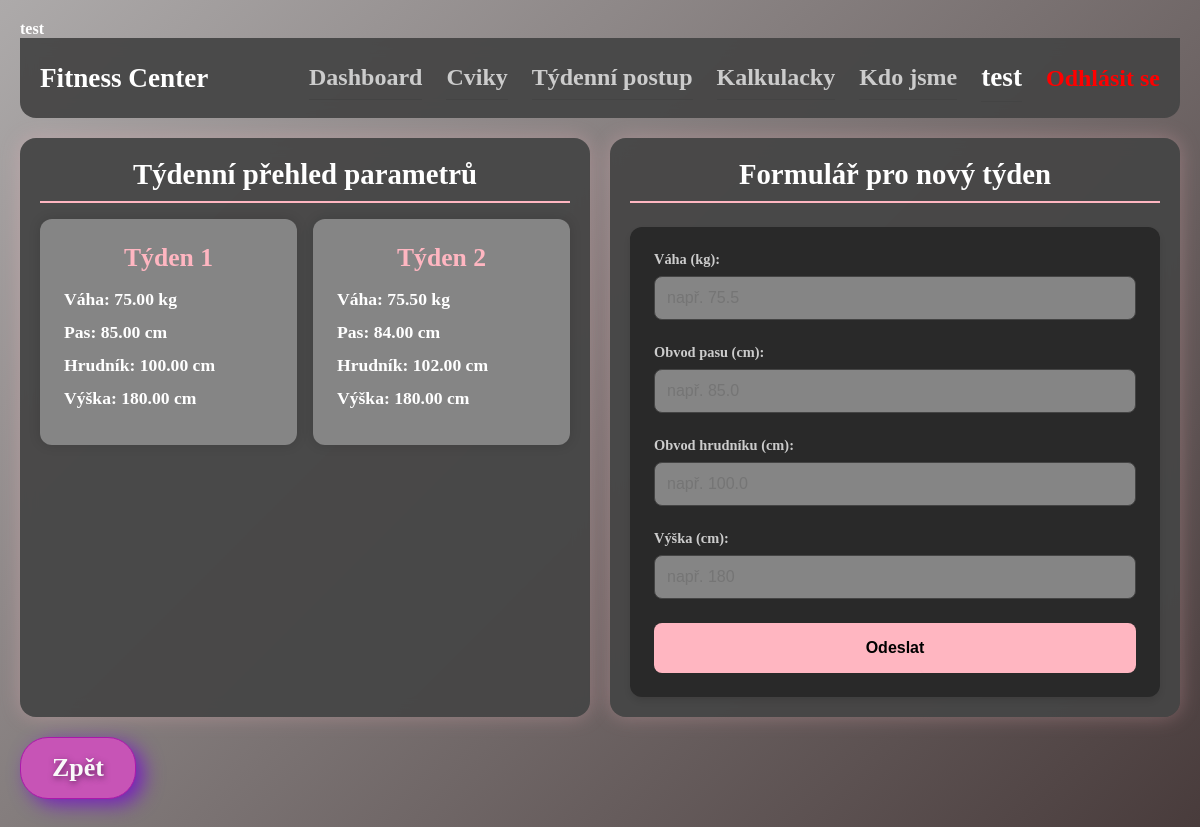
Screenshot of /src/views/prehled_page.php (signed in) with the database file from the repository.
### tables this page shows
CREATE TABLE `PARAMETRY` (
  `id` int(11) NOT NULL AUTO_INCREMENT,
  `cislo_tydne` int(11) DEFAULT NULL,
  `vyska` decimal(10,2) DEFAULT NULL,
  `hmotnost` decimal(10,2) DEFAULT NULL,
  `obvod_pasu` decimal(10,2) DEFAULT NULL,
  `obvod_hrudniku` decimal(10,2) DEFAULT NULL,
  `user_idUser` int(11) NOT NULL,
  PRIMARY KEY (`id`),
  KEY `fk_PARAMETRY_USER1_idx` (`user_idUser`),
  CONSTRAINT `fk_PARAMETRY_USER1` FOREIGN KEY (`user_idUser`) REFERENCES `USER` (`id`) ON DELETE NO ACTION ON UPDATE NO ACTION
);

### src/database/conn.php (called while the page is built, shortened)
<?php
class Database{
        private $conn;
    public function __construct($host, $user, $pass, $dbname){
        try{
            $this->conn = new mysqli($host, $user, $pass, $dbname);
        }catch(Exception $e){
            die("Vyjímka" . $e->getMessage());
        }
    }
    public function query($query, $params = []){
        try{
            $stmt = $this->conn->prepare($query);
        if(!empty($params)){
            $data_types = str_repeat("s", count($params));
            $stmt->bind_param($data_types, ...$params);
        }
        if(!$stmt->execute()){
          throw new Exception("Nepovedlo se spustit příkaz z jiného souboru" . $stmt->error);
        }
            if (stripos(trim($query), 'SELECT') === 0) {
                $result = $stmt->get_result();
                return $result;
            } else {
                $affected = $stmt->affected_rows;
                $stmt->close();
                return $affected > 0;
            }
        }catch(Exception $e){
            echo "Vyjímka" . $e->getMessage();
            return false;
        }
    }
}
?>

### src/database/db_conn.php (called while the page is built)
<?php
require_once "conn.php";
$db = new Database("127.0.0.1:3306", "root", "696365", "georgivrbsky");

### src/views/prehled_page.php (the view, shortened to what this page needs)
<?php
include __DIR__ . '/../../src/database/db_conn.php';
$user_id = $_SESSION["user_id"] ?? null;
$parametry = $db->query("SELECT * FROM PARAMETRY WHERE user_idUser = ? ORDER BY cislo_tydne ASC", [$user_id]);
$paramData = [];
while ($row = $parametry->fetch_assoc()) {
    $paramData[] = $row;
}
?>
<!DOCTYPE html>
<html lang="cs">
<head>
    <link rel="stylesheet" href="/~georgivrbsky/public/stylesheet.css">
</head>
<body class="dashboard-body">
    <header>
        <?php include __DIR__ . '/../../public/components/navbar.php'; ?>
    </header>
    <main>
        <section>
            <h2>Týdenní přehled parametrů</h2>
            <div class="dashboard-grid">
                <?php
                $week = 1;
                foreach ($paramData as $p) {
                    $hmotnost = $p['hmotnost'] ?? 'N/A';
                    $pas = $p['obvod_pasu'] ?? 'N/A';
                    $hrudnik = $p['obvod_hrudniku'] ?? 'N/A';
                    $vyska = $p['vyska'] ?? 'N/A';
                    echo "<div class='card'>
                            <h3>Týden $week</h3>
                            <p><strong>Váha:</strong> {$hmotnost} kg</p>
                            <p><strong>Pas:</strong> {$pas} cm</p>
                            <p><strong>Hrudník:</strong> {$hrudnik} cm</p>
                            <p><strong>Výška:</strong> {$vyska} cm</p>
                          </div>";
                    $week++;
                }
                ?>
            </div>
        </section>
        <section>
            <h2>Formulář pro nový týden</h2>
            <form method="POST" action="">
                <div class="input-group">
                    <label for="hmotnost">Váha (kg):</label>
                    <input type="number" name="hmotnost" id="hmotnost" required min="30" max="250" step="0.1" placeholder="např. 75.5">
                </div>
                <div class="input-group">
                    <label for="obvod_pasu">Obvod pasu (cm):</label>
                    <input type="number" name="obvod_pasu" id="obvod_pasu" required min="30" max="200" step="0.1" placeholder="např. 85.0">
                </div>
                <div class="input-group">
                    <label for="obvod_hrudniku">Obvod hrudníku (cm):</label>
                    <input type="number" name="obvod_hrudniku" id="obvod_hrudniku" required min="50" max="200" step="0.1" placeholder="např. 100.0">
                </div>
                <div class="input-group">
                    <label for="vyska">Výška (cm):</label>
                    <input type="number" name="vyska" id="vyska" required min="100" max="250" step="1" placeholder="např. 180">
                </div>
                <button type="submit" class="login-button">Odeslat</button>
            </form>
        </section>
            <a href="/~georgivrbsky/src/views/dashboard_page.php">
                <button class="back-button">Zpět</button>
            </a>
    </main>
</body>
</html>

### public/stylesheet.css (style rules this page uses)
* { margin: 0; padding: 0; box-sizing: border-box; }
body { height: 100vh; background: linear-gradient(135deg, #adaaaa, #483b3b); display: flex; align-items: center; justify-content: center; font-family: "Palatino Linotype", "Book Antiqua", Palatino, serif; font-weight: bold; color: #ffffff; padding: 0 20px; }
a { color: #ffb6c1; text-decoration: none; font-size: 0.9rem; }
.login-form h2, h2 { text-align: center; color: #ffffff; font-size: 1.8rem; margin-bottom: 1rem; border-bottom: 2px solid #ffb6c1; padding-bottom: 10px; }
.input-group { margin-bottom: 1.5rem; }
.input-group label { display: block; margin-bottom: 0.5rem; font-size: 0.9rem; color: #cccccc; }
.input-group input, form#kalkulacka input[type="number"] { width: 100%; padding: 0.75rem; border: 1px solid #444; border-radius: 0.5rem; background: #858585; color: #fff; font-size: 1rem; transition: border 0.3s, box-shadow 0.3s; }
.login-button, .submit-button, form#kalkulacka button { width: 100%; padding: 1rem; background: #ffb6c1; border: none; border-radius: 0.5rem; color: #000; font-weight: bold; font-size: 1rem; cursor: pointer; transition: background 0.3s; }
form, .plan-form { background: rgb(41, 41, 41); padding: 1.5rem; border-radius: 12px; box-shadow: 0 4px 6px rgba(0,0,0,0.1); margin-top: 1.5rem; }
body.dashboard-body { height: auto; display: block; min-height: 100vh; padding: 20px; }
main { display: grid; grid-template-columns: repeat(auto-fit, minmax(500px, 1fr)); gap: 20px; max-width: 1200px; margin: 20px auto; }
section { background: rgba(70, 70, 70, 0.95); backdrop-filter: blur(8px); padding: 20px; border-radius: 1rem; box-shadow: 0 0 20px rgba(255, 182, 193, 0.3); }
.dashboard-grid { display: grid; grid-template-columns: repeat(auto-fit, minmax(180px, 1fr)); gap: 16px; }
.card { background: #858585; padding: 24px; border-radius: 0.75rem; box-shadow: 0 0 12px rgba(0, 0, 0, 0.15); min-height: 180px; }
.card h3 { color: #ffb6c1; font-size: 1.6rem; text-align: center; margin: 0 0 1rem; }
.card p { color: #ffffff; font-size: 1.1rem; margin-bottom: 12px; }
.card strong { color: #ffffff; font-size: 1.1rem; }
.back-button { box-shadow: 8px 6px 20px -1px #771bc2; background: #c754b6; border-radius: 28px; border: 1px solid #ab19ab; display: inline-block; cursor: pointer; color: #fafafa; font-family: Trebuchet MS; font-size: 26px; font-weight: bold; padding: 15px 31px; text-shadow: 1px 2px 6px #662862; }

### rows the page displays
parametry: hmotnost "75.00", obvod_pasu "85.00", obvod_hrudniku "100.00", vyska "180.00"
parametry: hmotnost "75.50", obvod_pasu "84.00", obvod_hrudniku "102.00", vyska "180.00"

### other values shown
$JMENO "test"
